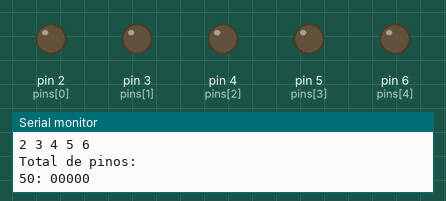
The sketch below on a simulated Arduino Uno, built with avr-gcc and run on an emulated ATmega328P. On the bench: output pins drawn as LEDs (lit = HIGH), the last lines printed to the serial monitor.

Above: at 0.1 s.
At 4.1 s:
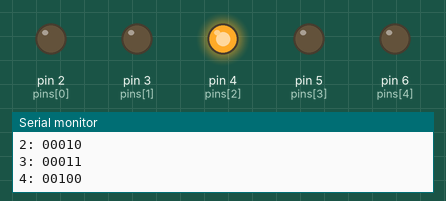
At 9.1 s:
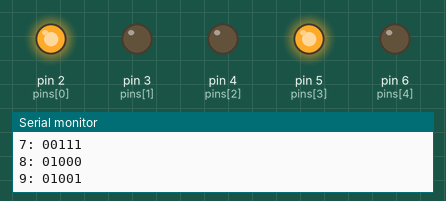
At 19.1 s:
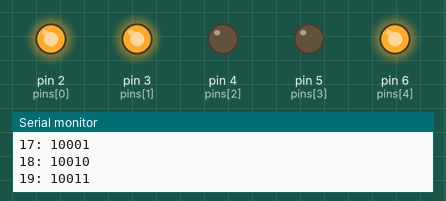
At 29.1 s:
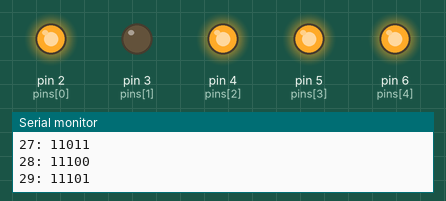
At 39.1 s:
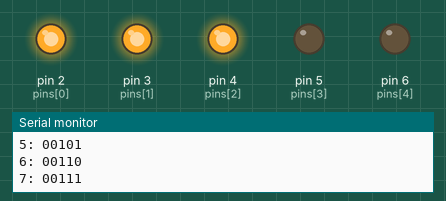
Timing chart, 0 to 40.0 s (numbered marks = the images above):
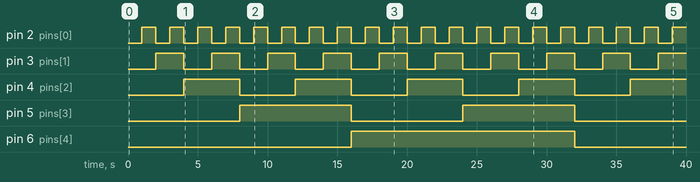

Measured:
- by itself, pin 2 (pins[0]): alternates HIGH for 1.0 s and LOW for 1.0 s
- by itself, pin 3 (pins[1]): alternates HIGH for 2.0 s and LOW for 2.0 s
- by itself, pin 4 (pins[2]): alternates HIGH for 4.0 s and LOW for 4.0 s
- by itself, pin 5 (pins[3]): alternates HIGH for 8.0 s and LOW for 8.0 s
- by itself, pin 6 (pins[4]): LOW → HIGH at 16.0 s, → LOW 16.0 s later

The sketch:

grand_bojo_amberis1.ino
```cpp
byte pins[5] = {2, 3, 4, 5, 6};
byte numberOfPins = sizeof(pins) / sizeof(pins[0]);

bool stop = false;

void setupPins()
{
  Serial.print("Pinos definidos:\n");
  for(byte i=0; i<numberOfPins; i++)
  {
  	pinMode(pins[i], OUTPUT);
   	Serial.print(pins[i]);Serial.print(" ");
  }

  Serial.print("\n");
}


void startAllPins()
{
  for(byte i=0; i<numberOfPins; i++)
  {
  	digitalWrite(pins[i], HIGH);
  }
}


void stopAllPins()
{
  for(byte i=0; i<numberOfPins; i++)
  {
  	digitalWrite(pins[i], LOW);
  }
}

void flashingLEDs()
{
  startAllPins();
  delay(1000);
  stopAllPins();
  delay(1000);
}

void decimalToBinary(byte number) {
  stop = true;

  byte binNumber[5] = {0, 0, 0, 0, 0};
  byte result = number;
  byte i = 0;

  Serial.print(number);
  Serial.print(": ");

  do {
    byte mod = result % 2;
    result = result / 2;
    binNumber[i] = mod;
    i++;
  } while (result > 0);

  for (int j = numberOfPins - 1; j >= 0; j--) {
    Serial.print(binNumber[j]);

    digitalWrite(pins[j], binNumber[j] == 0 ? LOW : HIGH);
  }
  Serial.println();
}

void setup() {
  Serial.begin(9600);
  setupPins();

  Serial.print("Total de pinos: \n");
  Serial.print(numberOfPins);
}


void loop()
{
  byte value = 0;

  //if(!stop) decimalToBinary(22);

  while(true)
  {
    if(value == 32) value = 0;
  	decimalToBinary(value);
    delay(1000);
    value+=1;
  }


}
```
